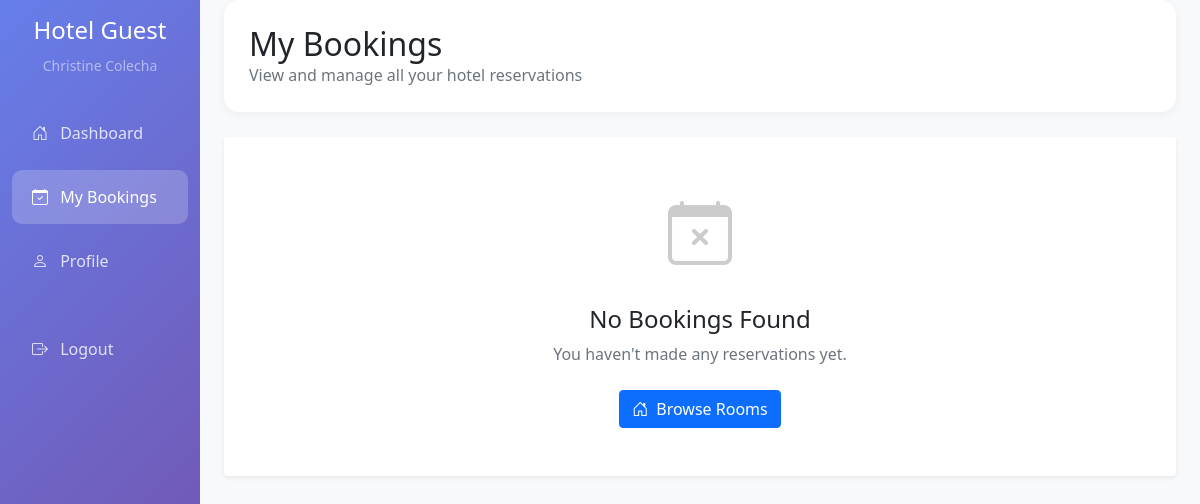
The page /user/bookings.php (signed in) on the database as committed earlier.
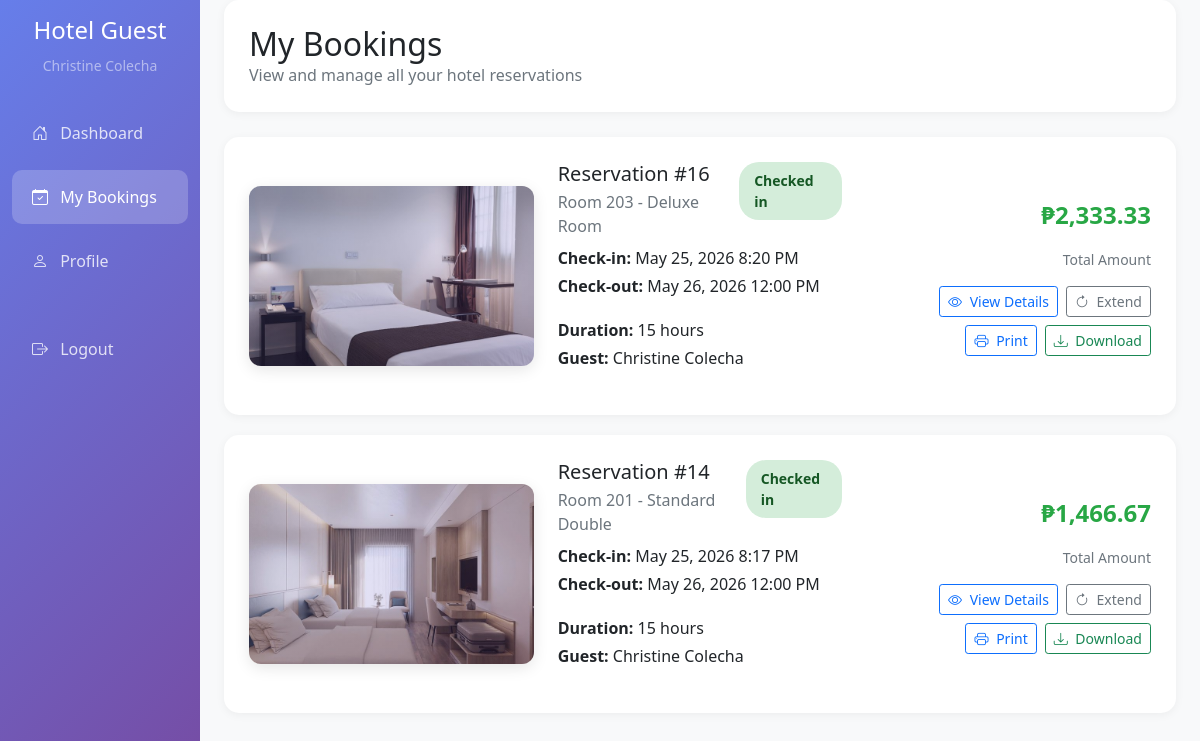
The same page on the database as committed later.
### tables this page shows
CREATE TABLE `reservations` (
  `reservation_id` int(11) NOT NULL,
  `guest_id` int(11) NOT NULL,
  `room_id` int(11) NOT NULL,
  `check_in_date` date NOT NULL,
  `check_in_time` time NOT NULL DEFAULT curtime(),
  `check_out_date` date NOT NULL,
  `check_out_time` time NOT NULL DEFAULT '12:00:00',
  `total_amount` decimal(10,2) NOT NULL,
  `status` enum('confirmed','checked_in','checked_out','cancelled') DEFAULT 'confirmed',
  `created_by` int(11) NOT NULL,
  `created_at` timestamp NOT NULL DEFAULT current_timestamp()
);

CREATE TABLE `rooms` (
  `room_id` int(11) NOT NULL,
  `room_number` varchar(10) NOT NULL,
  `type_id` int(11) NOT NULL,
  `floor_number` int(11) NOT NULL,
  `status` enum('available','occupied','maintenance','reserved') DEFAULT 'available'
);

CREATE TABLE `room_types` (
  `type_id` int(11) NOT NULL,
  `type_name` varchar(50) NOT NULL,
  `description` text DEFAULT NULL,
  `base_price` decimal(10,2) NOT NULL,
  `max_occupancy` int(11) NOT NULL
);

### config/database.php (called while the page is built, shortened)
<?php
class Database {
    private $host = "localhost";
    private $username = "root";
    private $password = "";
    private $database = "hotel_reservation";
    private $connection;
    public function __construct() {
        $this->connection = $this->getConnection();
    }
    private function getConnection() {
        try {
            $conn = new mysqli($this->host, $this->username, $this->password, $this->database);
            $conn->set_charset("utf8");
            return $conn;
        } catch (Exception $e) {
            die("Database connection error: " . $e->getMessage());
        }
    }
    public function query($sql) {
        $result = $this->connection->query($sql);
        return $result;
    }
}
?>

### functions/availability.php (called while the page is built, shortened)
<?php
function hasReservationTimeColumns($db) {
    $result = $db->query("SHOW COLUMNS FROM reservations LIKE 'check_out_time'");
    return $result && $result->num_rows > 0;
}

### functions/payment.php (called while the page is built, shortened)
<?php
function getPaymentSummary($db, $reservation_id) {
    $reservation_id = (int)$reservation_id;
    $sql = "SELECT r.total_amount,
                   COALESCE(SUM(p.amount), 0) as paid_amount
            FROM reservations r
            LEFT JOIN payments p ON r.reservation_id = p.reservation_id AND p.status = 'completed'
            WHERE r.reservation_id = $reservation_id
            GROUP BY r.reservation_id, r.total_amount";
    $result = $db->query($sql);
    if ($result && $row = $result->fetch_assoc()) {
        $total = (float)$row['total_amount'];
        $paid = (float)$row['paid_amount'];
        return [
            'total_amount' => $total,
            'paid_amount' => $paid,
            'remaining_amount' => round($total - $paid, 2),
            'payment_status' => $paid >= $total ? 'fully_paid' : ($paid > 0 ? 'partially_paid' : 'unpaid')
        ];
    }
    return [
        'total_amount' => 0,
        'paid_amount' => 0,
        'remaining_amount' => 0,
        'payment_status' => 'unpaid'
    ];
}
?>

### user/bookings.php (the view, shortened to what the rows shown need)
<?php
require_once __DIR__ . '/../config/database.php';
require_once __DIR__ . '/../functions/availability.php';
require_once __DIR__ . '/../functions/payment.php';
$db = new Database();
$user_id = $_SESSION['user_id'];
$hasTimeColumns = hasReservationTimeColumns($db);
$checkInDateTimeExpr = $hasTimeColumns
    ? "CONCAT(r.check_in_date, 'T', r.check_in_time)"
    : "CONCAT(r.check_in_date, 'T00:00:00')";
$checkOutDateTimeExpr = $hasTimeColumns
    ? "CONCAT(r.check_out_date, 'T', r.check_out_time)"
    : "CONCAT(r.check_out_date, 'T23:59:59')";
$checkInSql = $hasTimeColumns
    ? "CONCAT(r.check_in_date, ' ', r.check_in_time)"
    : "CAST(CONCAT(r.check_in_date, ' 00:00:00') AS DATETIME)";
$checkOutSql = $hasTimeColumns
    ? "CONCAT(r.check_out_date, ' ', r.check_out_time)"
    : "CAST(CONCAT(r.check_out_date, ' 23:59:59') AS DATETIME)";
$checkInTimeField = $hasTimeColumns ? "r.check_in_time" : "'00:00:00'";
$checkOutTimeField = $hasTimeColumns ? "r.check_out_time" : "'00:00:00'";
$reservationsQuery = "
    SELECT r.*,
           room.room_number,
           rt.type_name,
           rt.base_price,
           CONCAT(g.first_name, ' ', g.last_name) as guest_name,
           g.email as guest_email,
           g.phone as guest_phone,
           {$checkInTimeField} AS check_in_time,
           {$checkOutTimeField} AS check_out_time,
           {$checkInDateTimeExpr} AS check_in_datetime,
           {$checkOutDateTimeExpr} AS check_out_datetime,
           TIMESTAMPDIFF(HOUR, {$checkInSql}, {$checkOutSql}) AS duration_hours
    FROM reservations r
    JOIN rooms room ON r.room_id = room.room_id
    JOIN room_types rt ON room.type_id = rt.type_id
    JOIN guests g ON r.guest_id = g.guest_id
    WHERE g.email = (SELECT email FROM users WHERE user_id = $user_id)
    ORDER BY r.created_at DESC
";
$reservationsResult = $db->query($reservationsQuery);
$reservationsWithPayments = [];
if ($reservationsResult && $reservationsResult->num_rows > 0) {
    while ($reservation = $reservationsResult->fetch_assoc()) {
        $paymentSummary = getPaymentSummary($db, $reservation['reservation_id']);
        $reservation['payment_summary'] = $paymentSummary;
        $paymentQuery = "SELECT payment_method, payment_type FROM payments
                        WHERE reservation_id = " . (int)$reservation['reservation_id'] . "
                        ORDER BY payment_date DESC LIMIT 1";
        $paymentResult = $db->query($paymentQuery);
        if ($paymentResult && $paymentRow = $paymentResult->fetch_assoc()) {
            $reservation['payment_method'] = $paymentRow['payment_method'] ?? 'cash';
            $reservation['payment_type'] = $paymentRow['payment_type'] ?? 'full';
        } else {
            $reservation['payment_method'] = 'cash';
            $reservation['payment_type'] = 'full';
        }
        $reservationsWithPayments[] = $reservation;
    }
}
$imageMapping = [
    'Standard' => 'Single Standard.jpg',
    'Standard Double' => 'standard double.jpg',
    'Deluxe' => 'deluxe room.jpg',
    'Suite' => 'suite.jpg',
    'Family Room' => 'family room.jpg',
    'Twin Room' => 'twin room.jpg',
    'Budget Room' => 'budget room.jpg',
    'Connecting Rooms' => 'connecting rooms.jpg',
    'Penthouse' => 'penthouse.jpg'
];
?>
<!DOCTYPE html>
<html lang="en">
<head>
    <link href="https://cdn.jsdelivr.net/npm/bootstrap@5.1.3/dist/css/bootstrap.min.css" rel="stylesheet">
    <link rel="stylesheet" href="../node_modules/bootstrap-icons/font/bootstrap-icons.css">
</head>
<body>
    <div class="container-fluid">
        <div class="row">
            <main class="col-md-9 ms-sm-auto col-lg-10 px-md-4 main-content">
                <div class="page-header">
                    <div>
                        <h2 class="mb-0">My Bookings</h2>
                    </div>
                </div>
                <?php if (!empty($reservationsWithPayments)): ?>
                    <?php foreach ($reservationsWithPayments as $reservation): ?>
                    <div class="booking-card"
                         data-res-id="<?php echo $reservation['reservation_id']; ?>"
                         data-res-checkin="<?php echo $reservation['check_in_datetime']; ?>"
                         data-res-checkout="<?php echo $reservation['check_out_datetime']; ?>"
                         data-res-hours="<?php echo $reservation['duration_hours']; ?>"
                         data-res-guest="<?php echo $reservation['guest_name']; ?>"
                         data-res-email="<?php echo $reservation['guest_email']; ?>"
                         data-res-phone="<?php echo $reservation['guest_phone']; ?>"
                         data-res-room="<?php echo $reservation['room_number']; ?>"
                         data-res-roomtype="<?php echo $reservation['type_name']; ?>"
                         data-res-baseprice="<?php echo $reservation['base_price']; ?>"
                         data-res-amount="<?php echo $reservation['total_amount']; ?>"
                         data-res-status="<?php echo $reservation['status']; ?>"
                         data-payment-method="<?php echo $reservation['payment_method']; ?>"
                         data-payment-type="<?php echo $reservation['payment_type']; ?>"
                         data-paid-amount="<?php echo $reservation['payment_summary']['paid_amount']; ?>"
                         data-remaining-amount="<?php echo $reservation['payment_summary']['remaining_amount']; ?>"
                         data-payment-status="<?php echo $reservation['payment_summary']['payment_status']; ?>">
                        <div class="row align-items-center">
                            <div class="col-md-4">
                                <div class="room-image-display" style="background-image: url('../images/<?php echo htmlspecialchars($imageMapping[$reservation['type_name']] ?? 'Single Standard.jpg'); ?>');"></div>
                            </div>
                            <div class="col-md-4">
                                <div class="d-flex flex-column">
                                    <div class="d-flex justify-content-between align-items-start mb-2">
                                        <div>
                                            <h5 class="mb-1">Reservation #<?php echo $reservation['reservation_id']; ?></h5>
                                            <p class="text-muted mb-0">
                                                Room <?php echo $reservation['room_number']; ?> - <?php echo $reservation['type_name']; ?>
                                            </p>
                                        </div>
                                        <span class="status-badge status-<?php echo $reservation['status']; ?>">
                                            <?php echo ucfirst(str_replace('_', ' ', $reservation['status'])); ?>
                                        </span>
                                    </div>
                                    <div class="mb-3">
                                        <p class="mb-1"><strong>Check-in:</strong> <?php echo date('M d, Y g:i A', strtotime($reservation['check_in_date'] . ' ' . $reservation['check_in_time'])); ?></p>
                                        <p class="mb-1"><strong>Check-out:</strong> <?php echo date('M d, Y g:i A', strtotime($reservation['check_out_date'] . ' ' . $reservation['check_out_time'])); ?></p>
                                    </div>
                                    <div class="mb-3">
                                        <p class="mb-1"><strong>Duration:</strong> <?php echo max(1, $reservation['duration_hours']); ?> hour<?php echo $reservation['duration_hours'] != 1 ? 's' : ''; ?></p>
                                        <p class="mb-1"><strong>Guest:</strong> <?php echo $reservation['guest_name']; ?></p>
                                    </div>
                                </div>
                            </div>
                            <div class="col-md-4">
                                <div class="d-flex flex-column align-items-end">
                                    <div class="price-display mb-3">
                                        ₱<?php echo number_format($reservation['total_amount'], 2); ?>
                                    </div>
                                    <small class="text-muted mb-3">Total Amount</small>
                                    <div class="d-flex gap-2 flex-wrap justify-content-end">
                                        <button class="btn btn-sm btn-outline-primary" onclick="viewDetails(<?php echo $reservation['reservation_id']; ?>)">
                                            <i class="bi bi-eye me-1"></i> View Details
                                        </button>
                                        <?php if (in_array($reservation['status'], ['confirmed', 'checked_in'])): ?>
                                        <button class="btn btn-sm btn-outline-secondary" onclick="openExtendModal(<?php echo $reservation['reservation_id']; ?>)">
                                            <i class="bi bi-arrow-clockwise me-1"></i> Extend
                                        </button>
                                        <?php endif; ?>
                                        <button class="btn btn-sm btn-outline-primary" onclick="printReceipt(<?php echo $reservation['reservation_id']; ?>)">
                                            <i class="bi bi-printer me-1"></i> Print
                                        </button>
                                        <button class="btn btn-sm btn-outline-success" onclick="downloadReceipt(<?php echo $reservation['reservation_id']; ?>)">
                                            <i class="bi bi-download me-1"></i> Download
                                        </button>
                                    </div>
                                </div>
                            </div>
                        </div>
                    </div>
                    <?php endforeach; ?>
                <?php endif; ?>
            </main>
        </div>
    </div>
</body>
</html>

Rows that differ between the two databases and show on the page:
added reservations: shows a picture, reservation_id "16", room.room_number "203", room_types.type_name "Deluxe Room", status "Checked in", check_in_date+check_in_time "May 25, 2026 8:20 PM", check_out_date+check_out_time "May 26, 2026 12:00 PM", max(1, $reservation['duration_hours']) "15", guest_name "Christine Colecha", total_amount "2,333.33"
added reservations: shows a picture, reservation_id "14", room.room_number "201", room_types.type_name "Standard Double", status "Checked in", check_in_date+check_in_time "May 25, 2026 8:17 PM", check_out_date+check_out_time "May 26, 2026 12:00 PM", max(1, $reservation['duration_hours']) "15", guest_name "Christine Colecha", total_amount "1,466.67"
Other text that changed with them:
text no longer shown: "No Bookings Found You haven't made any reservations yet. Browse Rooms"
